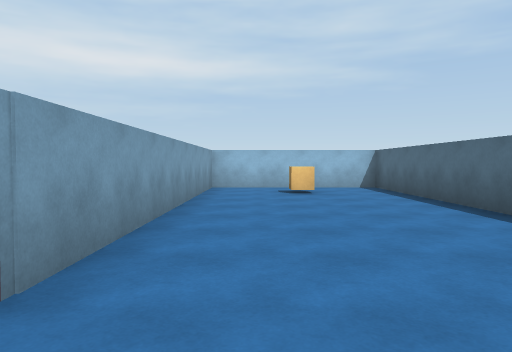
[1] (above)

23 first-person views from a walk through a scene from a Unity 3-D project. The camera is 1.3 m above the floor, tilts 2° down and sees 70° across. The floor is counted in squares, 2 m on a side. Each view is taken from the middle of a square. On the plan, view 1 faces up. The plan holds only what a view shows up to about 11 squares ahead; the rest is blank. The player character is not drawn. Surface patterns are stand-ins for the level's own textures.

[2]
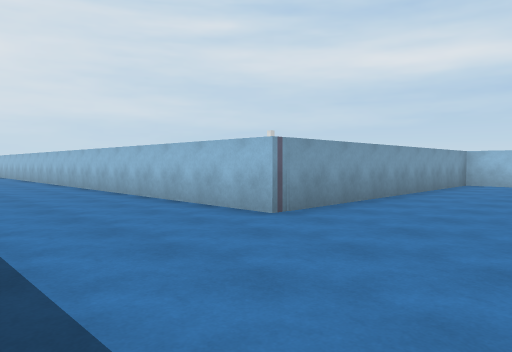

[3]
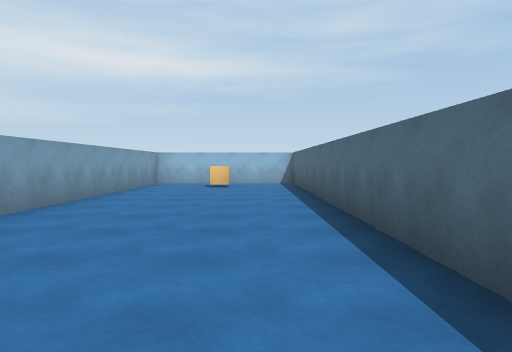

[4]
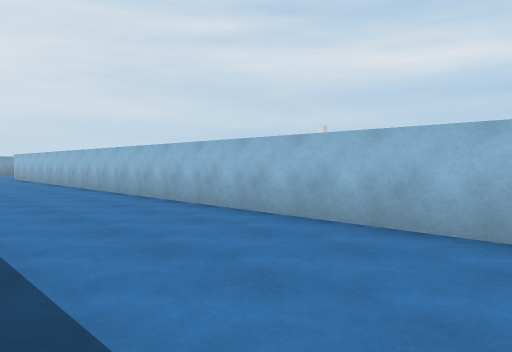

[5]
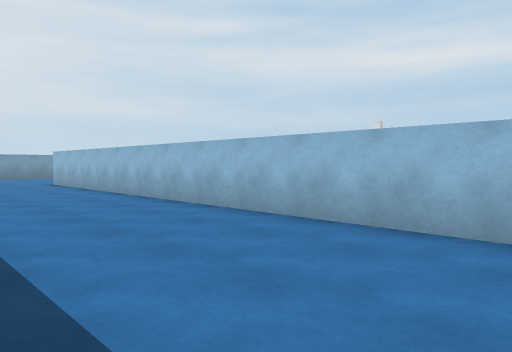

[6]
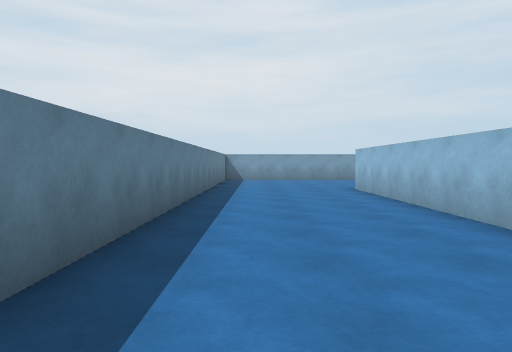

[7]
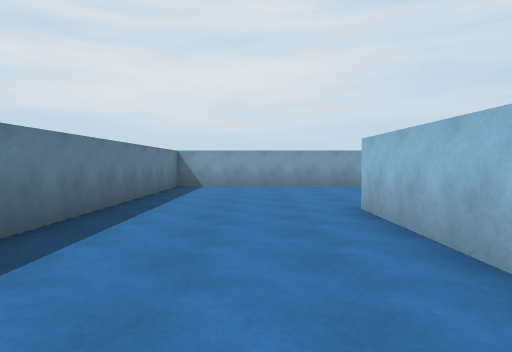

[8]
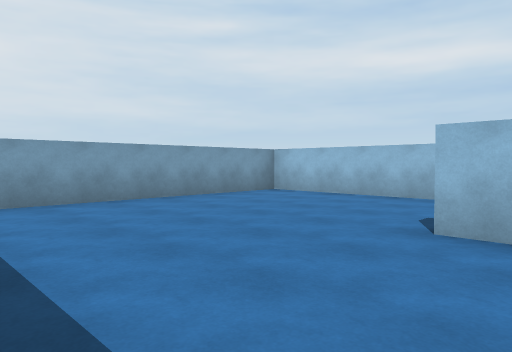

[9]
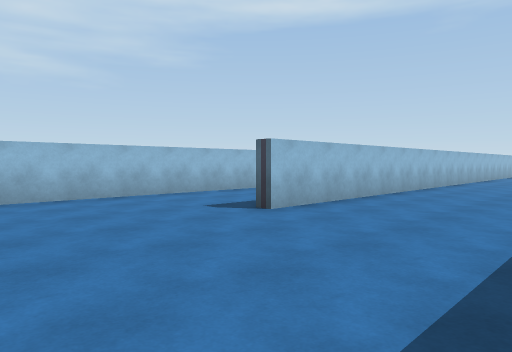

[10]
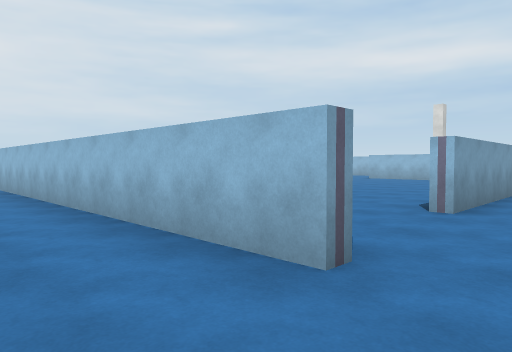

[11]
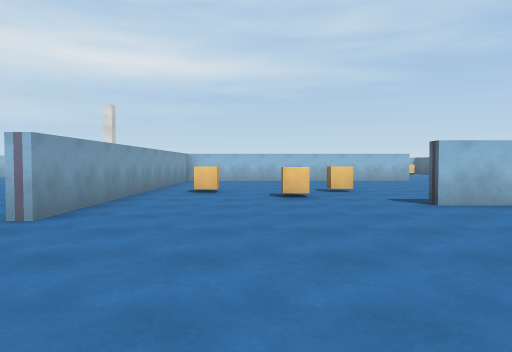

[12]
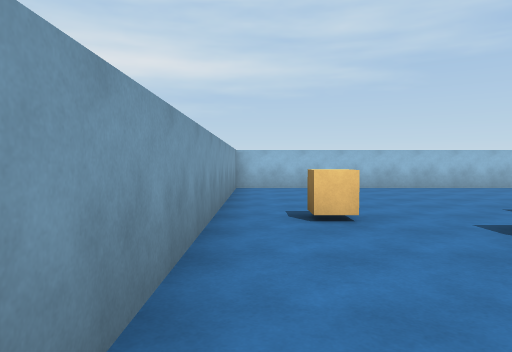

[13]
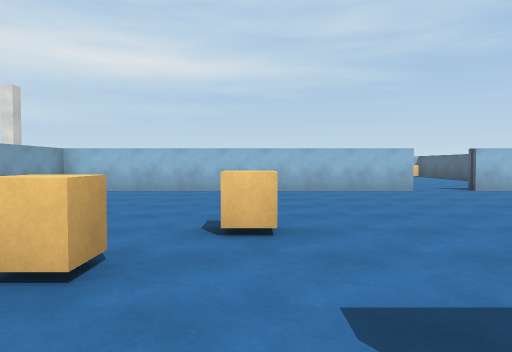

[14]
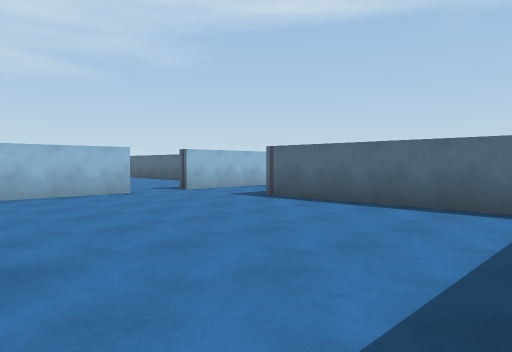

[15]
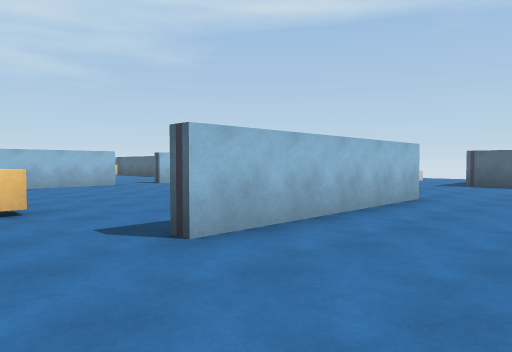

[16]
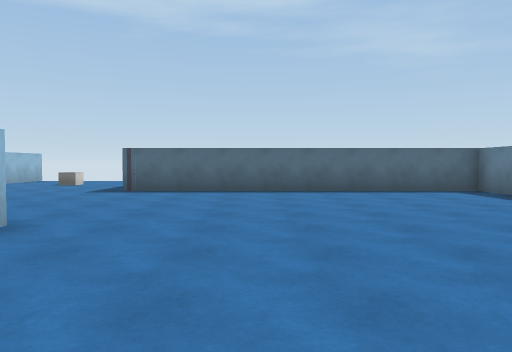

[17]
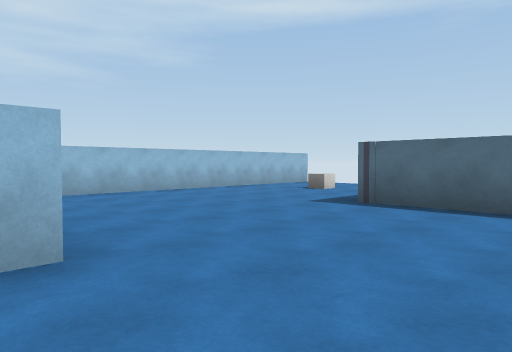

[18]
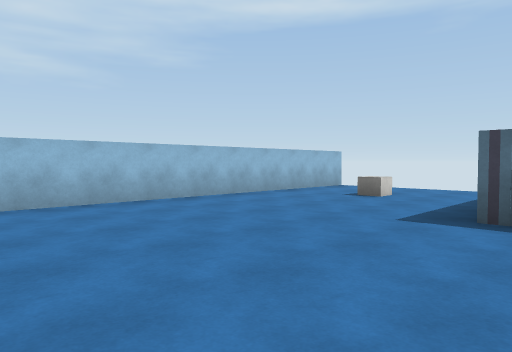

[19]
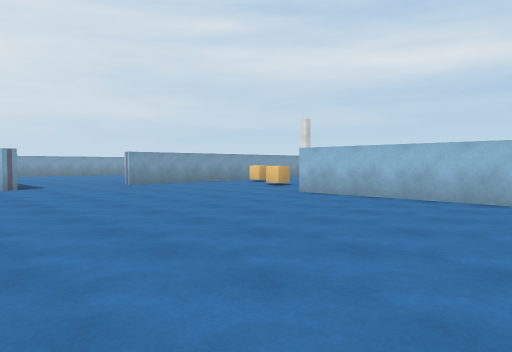

[20]
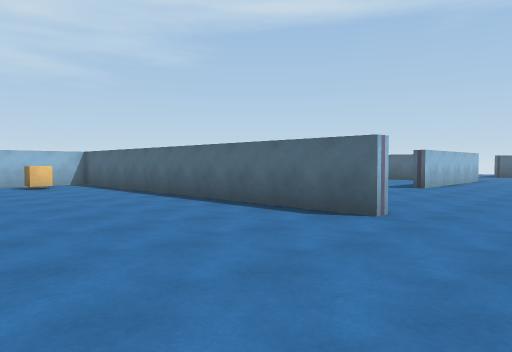

[21]
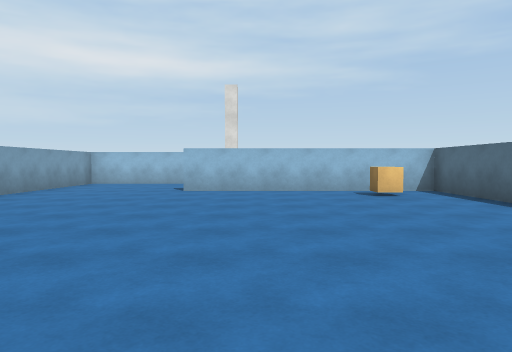

[22]
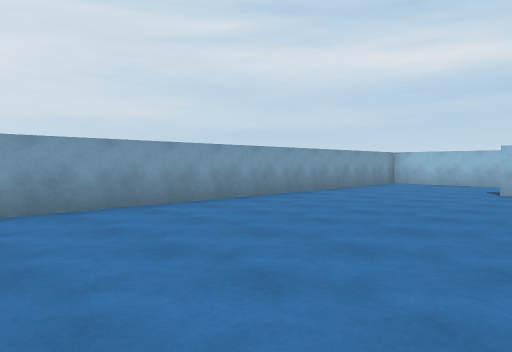

[23]
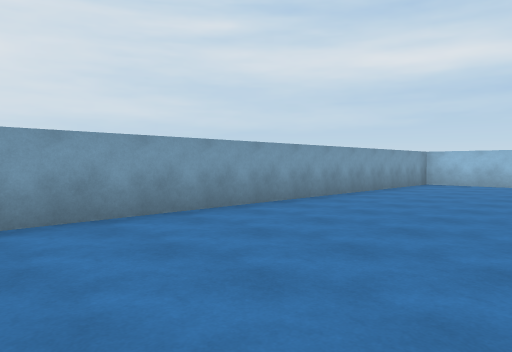

### Floor plan
Points are (right, up) in squares from view 1. A wall is a line through its corners. A room is listed if a view was taken in it or the views show most of it. See-through windows are left out.
Room 1 (views 1, 2, 3, 4, 5, 6, 7, 8, 9)
walls: (-16.2, 4.9) (-26.2, 4.9) (-26.2, -2.2) (-13.6, -2.2); (3.2, -0.4) (3.2, 9.8) (-1.2, 9.8) (-1.2, 1.5) (-21.2, 1.5)
ways out: opening at (-16, 3.5) to room 2
objects: orange cube (1, 8)
Room 2 (views 10, 11, 12, 13, 14, 15, 16, 17, 18, 19, 20, 21, 22, 23)
walls: (-16.8, 8) (-16.8, 17.6) (-22.8, 17.6); (-6.5, 10.9) (-6.5, 15.2); (-16.2, 5.2) (-16.2, 4.9); (-6.1, 9.6) (-11.2, 9.6) (-11.2, 10); (-8.2, 17.6) (-16.5, 17.6) (-16.5, 8); (-4, 17.6) (-6.9, 17.6); (-2.6, 1.8) (-1.5, 1.8) (-1.5, 10.1); (-23.2, 20.6) (-26.2, 20.6) (-26.2, 9.6); (3.5, 14.9) (-5, 14.9)
ways out: opening at (-16, 3.5) to room 1; opening at (-7.5, 18)
objects: orange cube (-18, 16); orange cube (-15, 12); orange cube (-13, 11); orange cube (-12, 13)

Positions as (right, up) in squares from view 1, and headings:
1: (0, 0), facing up
2: (2, -2), facing up-left
3: (2, -2), facing up
4: (-4, -2), facing up-left
5: (-9, -2), facing up-left
6: (-12, -1), facing left
7: (-16, 0), facing left
8: (-20, -2), facing up-left
9: (-25, -2), facing up-right
10: (-15, 3), facing up-left
11: (-14, 4), facing up
12: (-16, 8), facing up
13: (-12, 9), facing up
14: (-12, 10), facing up-right
15: (-13, 7), facing up-right
16: (-10, 7), facing right
17: (-7, 7), facing up-right
18: (-6, 9), facing up-right
19: (-6, 3), facing up-left
20: (-21, 6), facing up-right
21: (-21, 9), facing up
22: (-21, 9), facing up-left
23: (-22, 9), facing up-left
